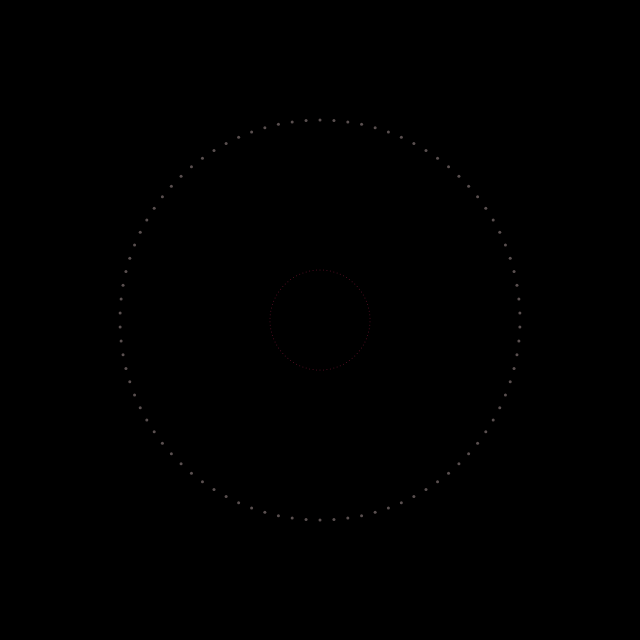
Frame 1 (no input)
Frame 60 (no input): identical to frame 1, image omitted
Frame 120 (the mouse pressed at the canvas centre since frame 60): identical to frame 1, image omitted

The p5.js sketch that drew this single still picture (run headless with seeded random() and noise() and a simulated clock; from frame 60 on, the mouse is pressed at the canvas centre):

// p5.js sketch
// ── sketch.js
// 03.09.18 : first commit
// to do : update function to add animation

var S_Store = [];


function setup() {
  createCanvas(640, 640);

  var npoints = 90;
  for (var i = 0; i < npoints; i++) {
    S_Store[i] = new SPINNER(width / 2, height / 2, (i / (npoints / 2)) * Math.PI);
  }
}

function draw() {
  background(0);

  for (var i = 0; i < S_Store.length; i++) {
    S_Store[i].show();
  }
}


function SPINNER(cX, cY, angle) {

  this.posmin = createVector(0, 0); // min point
  this.posmax = createVector(0, 0); // max point

  this.show = function () {

    this.posmin.x = pX(cX, 50, angle);
    this.posmin.y = pY(cY, 50, angle);

    this.posmax.x = pX(cX, 200, angle);
    this.posmax.y = pY(cY, 200, angle);

    strokeWeight(1);
    stroke(154, 26, 64, 150);
    point(this.posmin.x, this.posmin.y);

    strokeWeight(3);
    stroke(153, 136, 136, 150);
    point(this.posmax.x, this.posmax.y);

  }  
}


// cX and cY are the starting points (ex: center of canvas)
function pX(cX, radius, angle) {
  return cX + radius * Math.sin(angle);
}

function pY(cY, radius, angle) {
  return cY + radius * Math.cos(angle);
}
